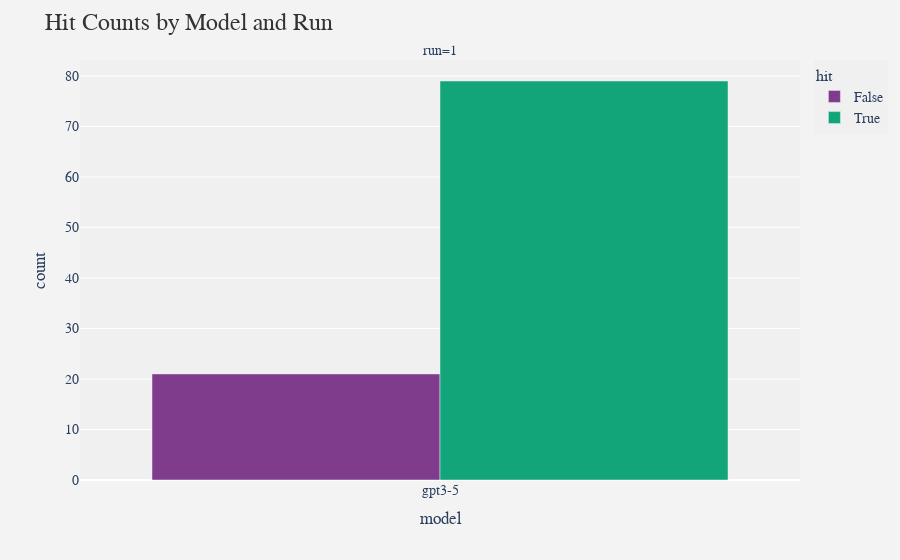
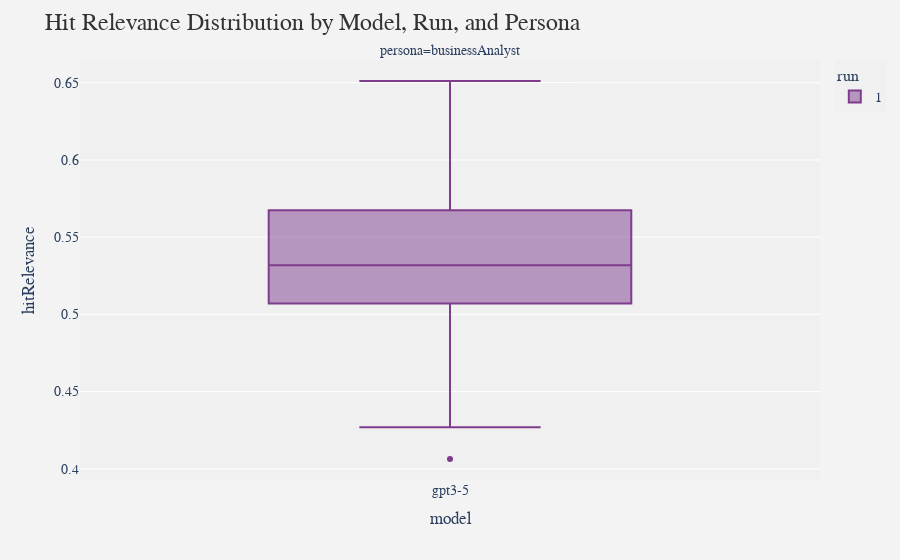
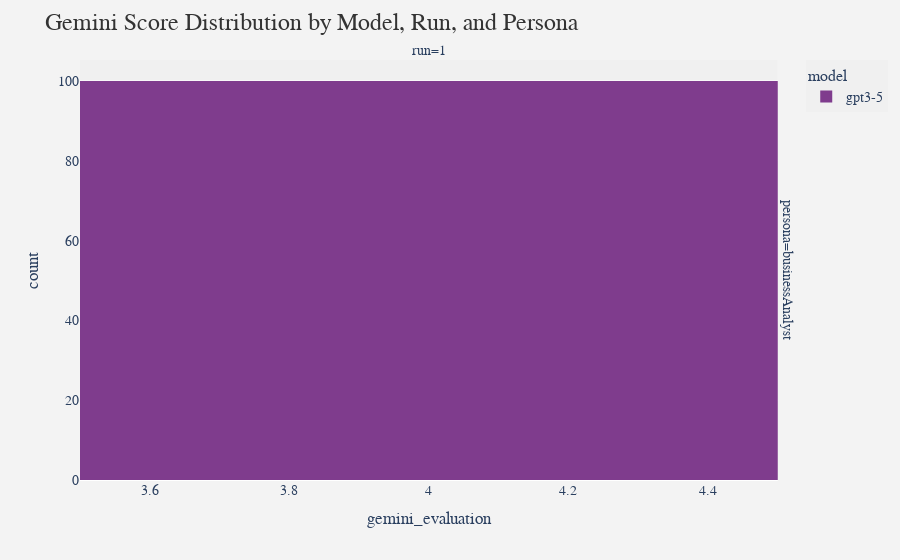
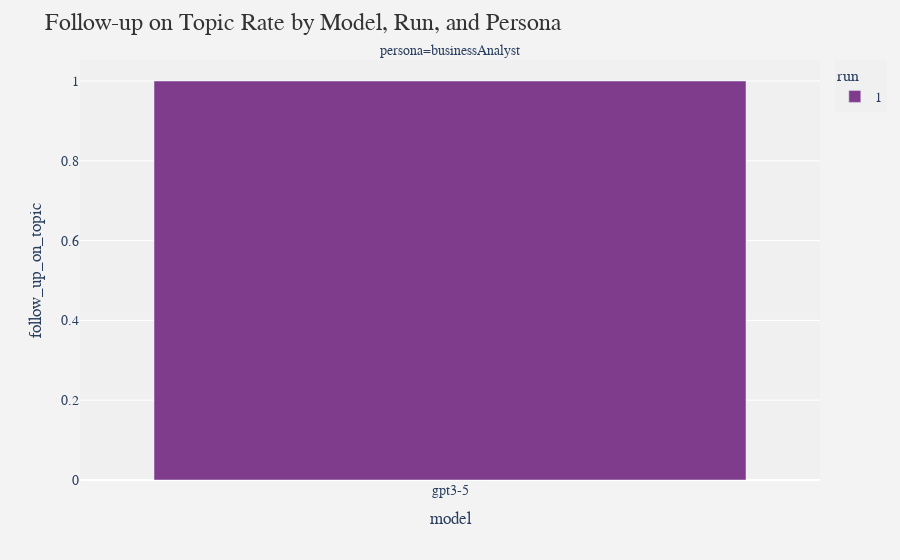

The cell these charts' notebook holds for them, in order:
### Code cell
import pandas as pd
import plotly.express as px
import plotly.graph_objects as go
from plotly.subplots import make_subplots
import os
import re

# Function to load and preprocess all Excel files
def load_files(file_paths):
    dataframes = []
    for file_path in file_paths:
        df = pd.read_excel(file_path)
        df.columns = [col.replace('Column1.', '') for col in df.columns]
        df['filename'] = os.path.basename(file_path)
        match = re.search(r'run(\d+)_(gpt3-5|gpt4o)_(businessAnalyst|developer|static|tester)', df['filename'][0])
        if match:
            df['run'] = match.group(1)
            df['model'] = match.group(2)
            df['persona'] = match.group(3)
        else:
            df['run'] = 'unknown'
            df['model'] = 'unknown'
            df['persona'] = 'unknown'
        dataframes.append(df)
    return pd.concat(dataframes, ignore_index=True)

# Load all files
file_paths = [
    r"D:\Dissertation - City, Univeristy of London\Evaluating-AI-Learning-Assistants\test output\run1_gpt3-5_businessAnalyst.xlsx",
    # ... (other file paths)
]
df = load_files(file_paths)

# Set a consistent color palette and theme
color_palette = px.colors.qualitative.Bold
theme_layout = dict(
    font=dict(family="Arial", size=14),
    plot_bgcolor='rgba(240,240,240,0.8)',
    paper_bgcolor='rgba(240,240,240,0.8)',
    title_font=dict(size=24, color="#333333"),
    legend_title_font=dict(size=16),
    legend_font=dict(size=14),
)

# Function to create and show a figure
def create_and_show_figure(fig, title):
    fig.update_layout(title=title, **theme_layout)
    fig.show()

# 1. Hit Counts by Model and Run
def plot_hit_counts():
    hit_counts = df.groupby(['model', 'run', 'hit']).size().reset_index(name='count')
    fig = px.bar(hit_counts, x='model', y='count', color='hit', facet_col='run', 
                 barmode='group', color_discrete_sequence=color_palette)
    create_and_show_figure(fig, "Hit Counts by Model and Run")

# 2. Hit Relevance Distribution
def plot_hit_relevance():
    fig = px.box(df, y='hitRelevance', x='model', color='run', facet_col='persona',
                 color_discrete_sequence=color_palette)
    create_and_show_figure(fig, "Hit Relevance Distribution by Model, Run, and Persona")

# 3. Gemini Score Distribution
def plot_gemini_score():
    fig = px.histogram(df, x='gemini_evaluation', color='model', facet_col='run', facet_row='persona',
                       color_discrete_sequence=color_palette, marginal='box')
    create_and_show_figure(fig, "Gemini Score Distribution by Model, Run, and Persona")

# 4. Follow-up on Topic
def plot_follow_up_on_topic():
    df['follow_up_on_topic'] = df['follow_up_on_topic'].str.contains('yes', case=False)
    follow_up_counts = df.groupby(['model', 'run', 'persona'])['follow_up_on_topic'].mean().reset_index()
    fig = px.bar(follow_up_counts, x='model', y='follow_up_on_topic', color='run', facet_col='persona',
                 color_discrete_sequence=color_palette)
    create_and_show_figure(fig, "Follow-up on Topic Rate by Model, Run, and Persona")

# 5. Hit Relevance vs Gemini Score
def plot_hit_relevance_vs_gemini():
    fig = px.scatter(df, x='hitRelevance', y='gemini_evaluation', color='model', facet_col='run', facet_row='persona',
                     color_discrete_sequence=color_palette, trendline='ols')
    create_and_show_figure(fig, "Hit Relevance vs Gemini Score by Model, Run, and Persona")

# 6. Average Hit Relevance
def plot_avg_hit_relevance():
    avg_hit_relevance = df.groupby(['model', 'run', 'persona'])['hitRelevance'].mean().reset_index()
    fig = px.bar(avg_hit_relevance, x='model', y='hitRelevance', color='run', facet_col='persona',
                 color_discrete_sequence=color_palette)
    create_and_show_figure(fig, "Average Hit Relevance by Model, Run, and Persona")

# 7. Unique Questions Generated
def plot_unique_questions():
    unique_questions = df.groupby(['model', 'run', 'persona'])['question'].nunique().reset_index()
    fig = px.bar(unique_questions, x='model', y='question', color='run', facet_col='persona',
                 color_discrete_sequence=color_palette)
    create_and_show_figure(fig, "Unique Questions Generated by Model, Run, and Persona")

# 8. Unique Summaries Count
def plot_unique_summaries():
    unique_summaries = df.groupby(['model', 'run', 'persona'])['summary'].nunique().reset_index()
    fig = px.bar(unique_summaries, x='model', y='summary', color='run', facet_col='persona',
                 color_discrete_sequence=color_palette)
    create_and_show_figure(fig, "Unique Summaries Count by Model, Run, and Persona")

# 9. Performance Overview Dashboard
def plot_performance_dashboard():
    metrics = ['hitRelevance', 'gemini_evaluation']
    fig = make_subplots(rows=2, cols=2, subplot_titles=("Hit Rate", "Average Hit Relevance",
                                                        "Average Gemini Score", "Follow-up Rate"))
    
    for i, metric in enumerate(metrics):
        avg_metric = df.groupby(['model', 'run'])[metric].mean().reset_index()
        trace = go.Bar(x=avg_metric['model'] + ' - ' + avg_metric['run'], y=avg_metric[metric], name=metric)
        fig.add_trace(trace, row=i+1, col=1)
    
    hit_rate = df.groupby(['model', 'run'])['hit'].mean().reset_index()
    trace = go.Bar(x=hit_rate['model'] + ' - ' + hit_rate['run'], y=hit_rate['hit'], name='Hit Rate')
    fig.add_trace(trace, row=1, col=2)
    
    follow_up_rate = df.groupby(['model', 'run'])['follow_up_on_topic'].mean().reset_index()
    trace = go.Bar(x=follow_up_rate['model'] + ' - ' + follow_up_rate['run'], y=follow_up_rate['follow_up_on_topic'], name='Follow-up Rate')
    fig.add_trace(trace, row=2, col=2)
    
    fig.update_layout(height=800, width=1200, title_text="Performance Overview Dashboard")
    create_and_show_figure(fig, "Performance Overview Dashboard")

# Generate all visualizations
plot_hit_counts()
plot_hit_relevance()
plot_gemini_score()
plot_follow_up_on_topic()
plot_hit_relevance_vs_gemini()
plot_avg_hit_relevance()
plot_unique_questions()
plot_unique_summaries()
plot_performance_dashboard()

### Figure 1 — Plotly figure (JSON) as saved in the notebook; plotly's stock layout.template omitted (floating-point values rounded to 4 significant figures)
{"data": [{"alignmentgroup": "True", "hovertemplate": "hit=False<br>run=1<br>model=%{x}<br>count=%{y}<extra></extra>", "legendgroup": "False", "marker": {"color": "rgb(127, 60, 141)", "pattern": {"shape": ""}}, "name": "False", "offsetgroup": "False", "orientation": "v", "showlegend": true, "textposition": "auto", "type": "bar", "x": ["gpt3-5"], "xaxis": "x", "y": [21], "yaxis": "y"}, {"alignmentgroup": "True", "hovertemplate": "hit=True<br>run=1<br>model=%{x}<br>count=%{y}<extra></extra>", "legendgroup": "True", "marker": {"color": "rgb(17, 165, 121)", "pattern": {"shape": ""}}, "name": "True", "offsetgroup": "True", "orientation": "v", "showlegend": true, "textposition": "auto", "type": "bar", "x": ["gpt3-5"], "xaxis": "x", "y": [79], "yaxis": "y"}], "layout": {"annotations": [{"font": {}, "showarrow": false, "text": "run=1", "x": 0.5, "xanchor": "center", "xref": "paper", "y": 1, "yanchor": "bottom", "yref": "paper"}], "barmode": "group", "font": {"family": "Arial", "size": 14}, "legend": {"font": {"size": 14}, "title": {"font": {"size": 16}, "text": "hit"}, "tracegroupgap": 0}, "margin": {"t": 60}, "paper_bgcolor": "rgba(240,240,240,0.8)", "plot_bgcolor": "rgba(240,240,240,0.8)", "title": {"font": {"color": "#333333", "size": 24}, "text": "Hit Counts by Model and Run"}, "xaxis": {"anchor": "y", "domain": [0, 1], "title": {"text": "model"}}, "yaxis": {"anchor": "x", "domain": [0, 1], "title": {"text": "count"}}}}

### Figure 2 — Plotly figure (JSON) as saved in the notebook; plotly's stock layout.template omitted (floating-point values rounded to 4 significant figures)
{"data": [{"alignmentgroup": "True", "hovertemplate": "run=1<br>persona=businessAnalyst<br>model=%{x}<br>hitRelevance=%{y}<extra></extra>", "legendgroup": "1", "marker": {"color": "rgb(127, 60, 141)"}, "name": "1", "notched": false, "offsetgroup": "1", "orientation": "v", "showlegend": true, "type": "box", "x": ["gpt3-5", "gpt3-5", "gpt3-5", "gpt3-5", "gpt3-5", "gpt3-5", "gpt3-5", "gpt3-5", "gpt3-5", "gpt3-5", "gpt3-5", "gpt3-5", "gpt3-5", "gpt3-5", "gpt3-5", "gpt3-5", "gpt3-5", "gpt3-5", "gpt3-5", "gpt3-5", "gpt3-5", "gpt3-5", "gpt3-5", "gpt3-5", "gpt3-5", "gpt3-5", "gpt3-5", "gpt3-5", "gpt3-5", "gpt3-5", "gpt3-5", "gpt3-5", "gpt3-5", "gpt3-5", "gpt3-5", "gpt3-5", "gpt3-5", "gpt3-5", "gpt3-5", "gpt3-5", "gpt3-5", "gpt3-5", "gpt3-5", "gpt3-5", "gpt3-5", "gpt3-5", "gpt3-5", "gpt3-5", "gpt3-5", "gpt3-5", "gpt3-5", "gpt3-5", "gpt3-5", "gpt3-5", "gpt3-5", "gpt3-5", "gpt3-5", "gpt3-5", "gpt3-5", "gpt3-5", "gpt3-5", "gpt3-5", "gpt3-5", "gpt3-5", "gpt3-5", "gpt3-5", "gpt3-5", "gpt3-5", "gpt3-5", "gpt3-5", "gpt3-5", "gpt3-5", "gpt3-5", "gpt3-5", "gpt3-5", "gpt3-5", "gpt3-5", "gpt3-5", "gpt3-5", "gpt3-5", "gpt3-5", "gpt3-5", "gpt3-5", "gpt3-5", "gpt3-5", "gpt3-5", "gpt3-5", "gpt3-5", "gpt3-5", "gpt3-5", "gpt3-5", "gpt3-5", "gpt3-5", "gpt3-5", "gpt3-5", "gpt3-5", "gpt3-5", "gpt3-5", "gpt3-5", "gpt3-5"], "x0": " ", "xaxis": "x", "y": [0.4064, 0.4269, 0.4445, 0.4508, 0.4576, 0.4598, 0.4623, 0.4673, 0.4673, 0.4676, 0.4711, 0.4715, 0.4738, 0.4756, 0.4815, 0.4836, 0.4854, 0.4888, 0.4894, 0.4972, 0.4991, 0.5009, 0.5029, 0.5031, 0.5055, 0.5087, 0.5117, 0.5119, 0.5142, 0.5143, 0.5151, 0.5151, 0.5186, 0.5192, 0.5199, 0.5214, 0.5219, 0.5221, 0.5224, 0.5224, 0.5226, 0.5231, 0.5234, 0.5243, 0.5247, 0.5275, 0.5278, 0.529, 0.5305, 0.5307, 0.5329, 0.533, 0.534, 0.5349, 0.5357, 0.5364, 0.5366, 0.537, 0.5373, 0.5398, 0.5423, 0.5445, 0.5481, 0.55, 0.5538, 0.5541, 0.5552, 0.5567, 0.5571, 0.5596, 0.5598, 0.5609, 0.5641, 0.5652, 0.5673, 0.5674, 0.5713, 0.573, 0.5737, 0.5763, 0.5772, 0.5786, 0.5818, 0.5819, 0.5819, 0.5849, 0.591, 0.5967, 0.5974, 0.5995, 0.6, 0.6003, 0.6091, 0.6125, 0.6158, 0.6209, 0.6221, 0.6377, 0.6443, 0.6511], "y0": " ", "yaxis": "y"}], "layout": {"annotations": [{"font": {}, "showarrow": false, "text": "persona=businessAnalyst", "x": 0.5, "xanchor": "center", "xref": "paper", "y": 1, "yanchor": "bottom", "yref": "paper"}], "boxmode": "group", "font": {"family": "Arial", "size": 14}, "legend": {"font": {"size": 14}, "title": {"font": {"size": 16}, "text": "run"}, "tracegroupgap": 0}, "margin": {"t": 60}, "paper_bgcolor": "rgba(240,240,240,0.8)", "plot_bgcolor": "rgba(240,240,240,0.8)", "title": {"font": {"color": "#333333", "size": 24}, "text": "Hit Relevance Distribution by Model, Run, and Persona"}, "xaxis": {"anchor": "y", "domain": [0, 1], "title": {"text": "model"}}, "yaxis": {"anchor": "x", "domain": [0, 1], "title": {"text": "hitRelevance"}}}}

### Figure 3 — Plotly figure (JSON) as saved in the notebook; plotly's stock layout.template omitted (floating-point values rounded to 4 significant figures)
{"data": [{"alignmentgroup": "True", "bingroup": "x", "hovertemplate": "model=gpt3-5<br>persona=businessAnalyst<br>run=1<br>gemini_evaluation=%{x}<br>count=%{y}<extra></extra>", "legendgroup": "gpt3-5", "marker": {"color": "rgb(127, 60, 141)", "pattern": {"shape": ""}}, "name": "gpt3-5", "offsetgroup": "gpt3-5", "orientation": "v", "showlegend": true, "type": "histogram", "x": [4, 4, 4, 4, 4, 4, 4, 4, 4, 4, 4, 4, 4, 4, 4, 4, 4, 4, 4, 4, 4, 4, 4, 4, 4, 4, 4, 4, 4, 4, 4, 4, 4, 4, 4, 4, 4, 4, 4, 4, 4, 4, 4, 4, 4, 4, 4, 4, 4, 4, 4, 4, 4, 4, 4, 4, 4, 4, 4, 4, 4, 4, 4, 4, 4, 4, 4, 4, 4, 4, 4, 4, 4, 4, 4, 4, 4, 4, 4, 4, 4, 4, 4, 4, 4, 4, 4, 4, 4, 4, 4, 4, 4, 4, 4, 4, 4, 4, 4, 4], "xaxis": "x", "yaxis": "y"}], "layout": {"annotations": [{"font": {}, "showarrow": false, "text": "run=1", "x": 0.49, "xanchor": "center", "xref": "paper", "y": 1, "yanchor": "bottom", "yref": "paper"}, {"font": {}, "showarrow": false, "text": "persona=businessAnalyst", "textangle": 90, "x": 0.98, "xanchor": "left", "xref": "paper", "y": 0.5, "yanchor": "middle", "yref": "paper"}], "barmode": "relative", "font": {"family": "Arial", "size": 14}, "legend": {"font": {"size": 14}, "title": {"font": {"size": 16}, "text": "model"}, "tracegroupgap": 0}, "margin": {"t": 60}, "paper_bgcolor": "rgba(240,240,240,0.8)", "plot_bgcolor": "rgba(240,240,240,0.8)", "title": {"font": {"color": "#333333", "size": 24}, "text": "Gemini Score Distribution by Model, Run, and Persona"}, "xaxis": {"anchor": "y", "domain": [0, 0.98], "title": {"text": "gemini_evaluation"}}, "yaxis": {"anchor": "x", "domain": [0, 1], "title": {"text": "count"}}}}

### Figure 4 — Plotly figure (JSON) as saved in the notebook; plotly's stock layout.template omitted (floating-point values rounded to 4 significant figures)
{"data": [{"alignmentgroup": "True", "hovertemplate": "run=1<br>persona=businessAnalyst<br>model=%{x}<br>follow_up_on_topic=%{y}<extra></extra>", "legendgroup": "1", "marker": {"color": "rgb(127, 60, 141)", "pattern": {"shape": ""}}, "name": "1", "offsetgroup": "1", "orientation": "v", "showlegend": true, "textposition": "auto", "type": "bar", "x": ["gpt3-5"], "xaxis": "x", "y": [1], "yaxis": "y"}], "layout": {"annotations": [{"font": {}, "showarrow": false, "text": "persona=businessAnalyst", "x": 0.5, "xanchor": "center", "xref": "paper", "y": 1, "yanchor": "bottom", "yref": "paper"}], "barmode": "relative", "font": {"family": "Arial", "size": 14}, "legend": {"font": {"size": 14}, "title": {"font": {"size": 16}, "text": "run"}, "tracegroupgap": 0}, "margin": {"t": 60}, "paper_bgcolor": "rgba(240,240,240,0.8)", "plot_bgcolor": "rgba(240,240,240,0.8)", "title": {"font": {"color": "#333333", "size": 24}, "text": "Follow-up on Topic Rate by Model, Run, and Persona"}, "xaxis": {"anchor": "y", "domain": [0, 1], "title": {"text": "model"}}, "yaxis": {"anchor": "x", "domain": [0, 1], "title": {"text": "follow_up_on_topic"}}}}
